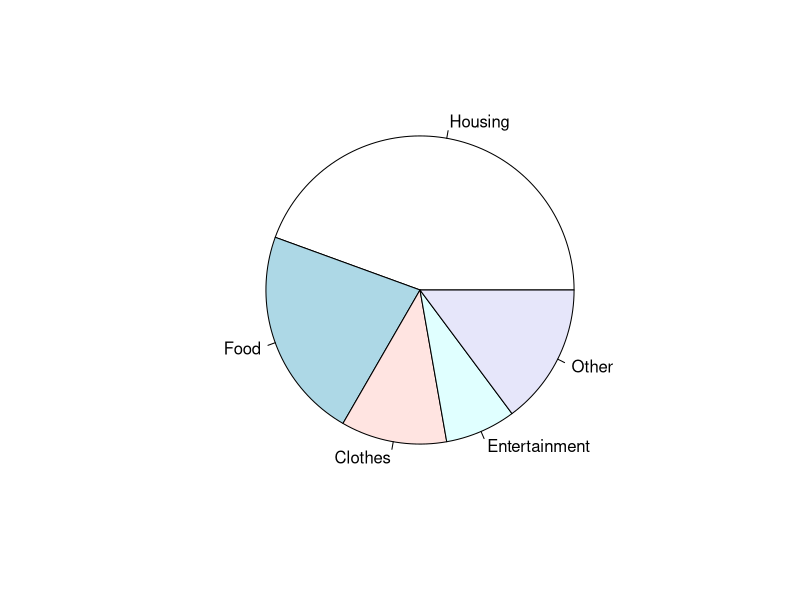
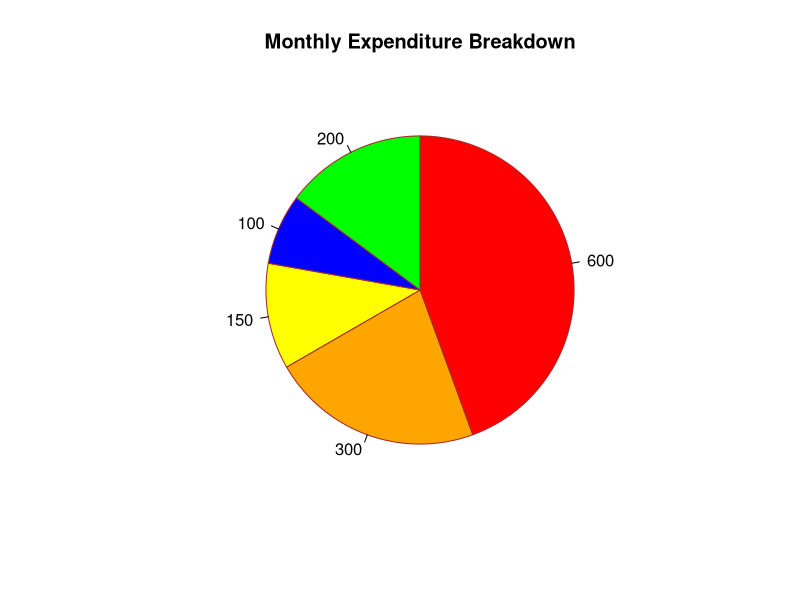

Recreate these plots in R, in order.
#Demonstrates the pie chart

expenditure<-c("Housing"=600,"Food"=300,"Clothes"=150,"Entertainment"=100,"Other"=200)
expenditure

pie(expenditure)

pie(expenditure,
    labels=as.character(expenditure),
    main="Monthly Expenditure Breakdown",
    col=c("red","orange","yellow","blue","green"),
    border="brown",
    clockwise=TRUE
)